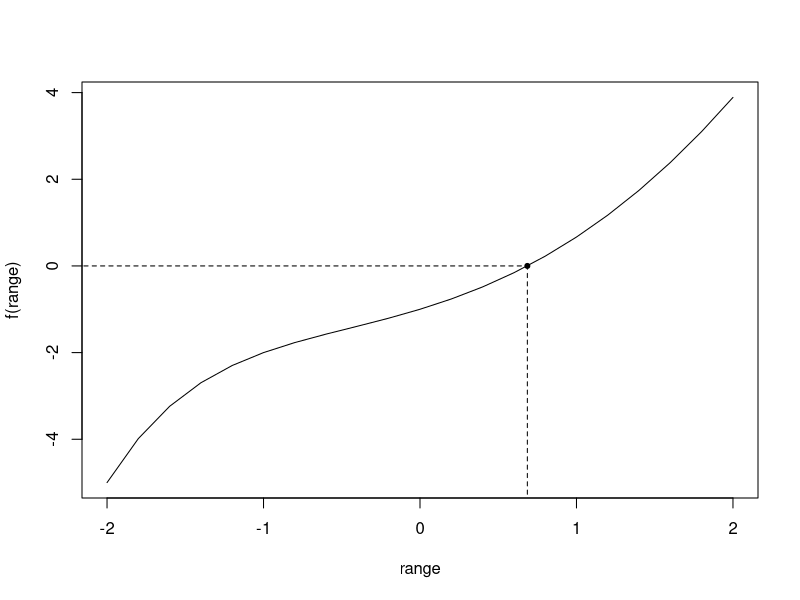
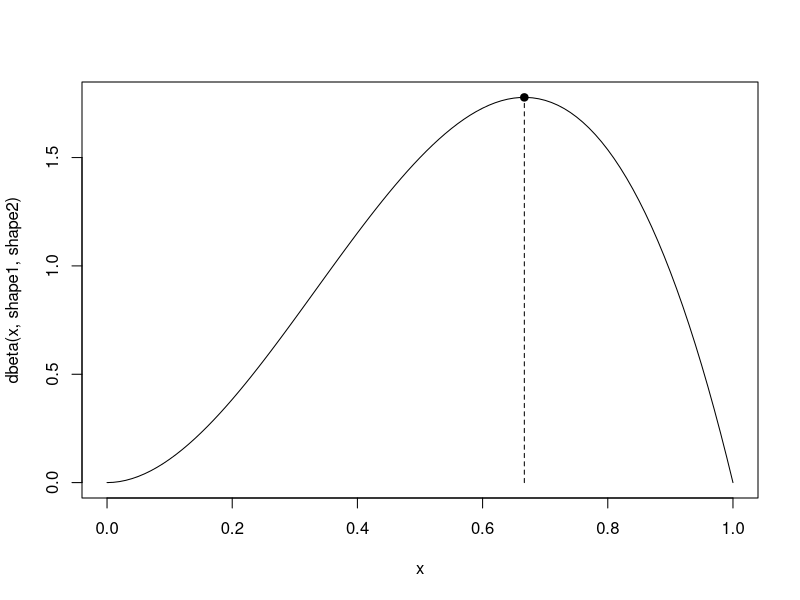

Recreate these plots in R, in order.
## ---- chunk 1
# in one line of code
uniroot(function(x) x^2-3^(-x), lower=0, upper=1)
? uniroot
# in more lines of code
f <- function(x){
	x^2-3^(-x)
}
# calculate root
opt <- uniroot(f, lower=0, upper=1)
# check arguments
names(opt)
# evaluate 'f(.)' in the root
f(opt$root)
# visualize the function
range <- seq(-2, 2, by=0.2)
plot(range, f(range), type="l")
points(opt$root, f(opt$root), pch=20)
segments(opt$root, -7, opt$root, 0, lty=2)
segments(-3, 0, opt$root, 0, lty=2)
## ---- chunk 2
# visualize the density
shape1 <- 3
shape2 <- 2
x <- seq(from=0, to=1, by=0.01)
curve(dbeta(x,shape1,shape2), xlim=range(x))

opt_beta <- optimize(dbeta, interval = c(0, 1), maximum = TRUE, shape1, shape2)
points(opt_beta$maximum, opt_beta$objective, pch=20, cex=1.5)
segments(opt_beta$maximum, 0, opt_beta$maximum, opt_beta$objective, lty=2)
## ---- chunk 3
library(MASS)
data("birthwt")
?birthwt
Df <- birthwt
head(birthwt)
## ---- chunk 4
Form <- formula(low ~ age + lwt + race + smoke)
## ---- chunk 5
(glmFit <- glm(Form, data = Df, family = binomial))
## ---- chunk 6
logLikLR <- function(B, X, y) {
  Eta  <- X %*% B
  pHat <- binomial()$linkinv(X %*% B)
  -sum(y * log(pHat) + (1 - y) * log(1 - pHat))
}
## ---- chunk 7
logLik(glmFit)
-logLikLR(coef(glmFit), model.matrix(glmFit), Df$low)
## ---- chunk 8
Bstart  <- rep(0, length(coef(glmFit)))
X       <- model.matrix(Form, data = Df)
y       <- Df$low
LRoptim <- optim(Bstart, logLikLR, X = X, y = y)
cbind(LRoptim$par, glmFit$coefficients)
## ---- chunk 9
LRoptim <- optim(Bstart, logLikLR, X = X, y = y, method = "BFGS")
cbind(LRoptim$par, glmFit$coefficients)
## ---- chunk 10
Gradient <- function(B, X, y) {
  pHat <- binomial()$linkinv(X %*% B)
  -crossprod(X, y - pHat)
}
LRoptim <- optim(Bstart, logLikLR, X = X, y = y, method = "BFGS", gr = Gradient)
cbind(LRoptim$par, glmFit$coefficients)
## ---- chunk 11
LRnlm <- nlm(logLikLR, Bstart, X = X, y = y)
cbind(LRnlm$estimate, glmFit$coefficients)
## ---- chunk 12
logLikLR <- function(B, X, y) {
  Eta  <- X %*% B
  pHat <- binomial()$linkinv(X %*% B)
  LL   <- -sum(y * log(pHat) + (1 - y) * log(1 - pHat))
  attr(LL, "gradient") <- -crossprod(X, y - pHat)
  LL
}
LRnlm <- nlm(logLikLR, Bstart, X = X, y = y)
cbind(LRnlm$estimate, glmFit$coefficients)
## ---- chunk 13
logLikLR <- function(B, X, y) {
  Eta  <- X %*% B
  pHat <- as.vector(binomial()$linkinv(X %*% B))
  W    <- diag(pHat * (1 - pHat), ncol = length(pHat))
  LL   <- -sum(y * log(pHat) + (1 - y) * log(1 - pHat))
  attr(LL, "gradient") <- -crossprod(X, y - pHat)
  attr(LL, "hessian") <- t(X) %*% W %*% X
  LL
}
LRnlm <- nlm(logLikLR, Bstart, X = X, y = y, gradtol = 1e-8)
cbind(LRnlm$estimate, glmFit$coefficients)
